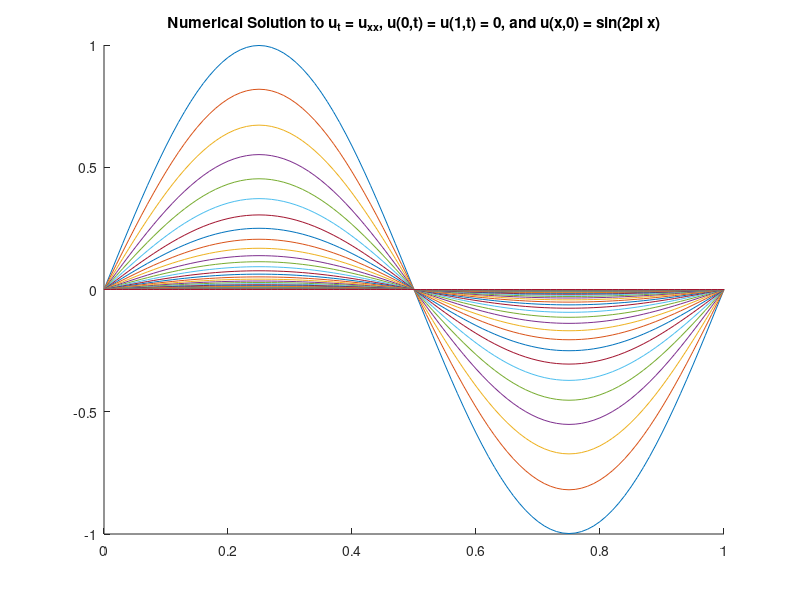

This figure's MATLAB source:
clc; clear all; close all;
%% Problem 2
Nx = 100; % x-grid size
Nt = 20000; % t-grid size
dx = 1/Nx; % x-grid spacing
dt = 1/Nt; % t-grid spacing
a = dt/(dx^2); 
x = 0:dx:1; % x-grid including ends
xx = x(2:Nx); % x-drid without ends
D2 = -2*eye(Nx-1) + diag(ones(1,Nx-2),1) + diag(ones(1,Nx-2), -1); % 
D = eye(Nx-1) + a*D2; % Differentiation matrix 
old = 0; 
max_iter = Nt;
iter = 0; %iteration counter
u = sin(2*pi*xx);
while norm(u-old) > eps
    soln = u*D;
    hold on
    if mod(iter,100) == 0
        plot(x,[0,soln,0])
        ylim([-1,1])
        title("Numerical Solution to u_t = u_{xx}, u(0,t) = u(1,t) = 0, and u(x,0) = sin(2\pi x)")
    end
    iter = iter+1;
    old = u;
    u = soln;
    check = norm(u-old);
    if iter > max_iter
        disp("DNC")
        break
    end
end